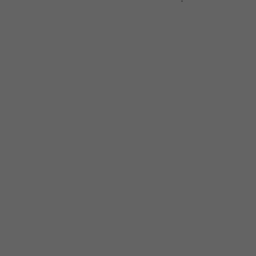
Frame 1 (no input)
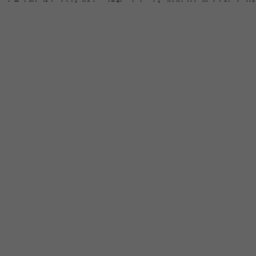
Frame 60 (no input)
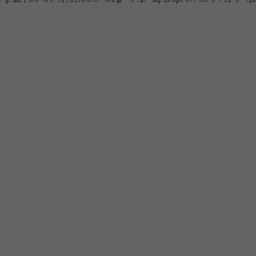
Frame 120 (the mouse pressed at the canvas centre since frame 60)

The p5.js sketch that drew these frames (run headless with seeded random() and noise() and a simulated clock; from frame 60 on, the mouse is pressed at the canvas centre):

// p5.js sketch
// ── sketch.js
let counter;

function setup() {
	createCanvas(256, 256);
	background(100);
    counter = new Array(width).fill(0);
}

function draw() {
    let random_x = floor(random() * width);
    counter[random_x]++;

    let y = counter[random_x];
    point(random_x, y);
}
